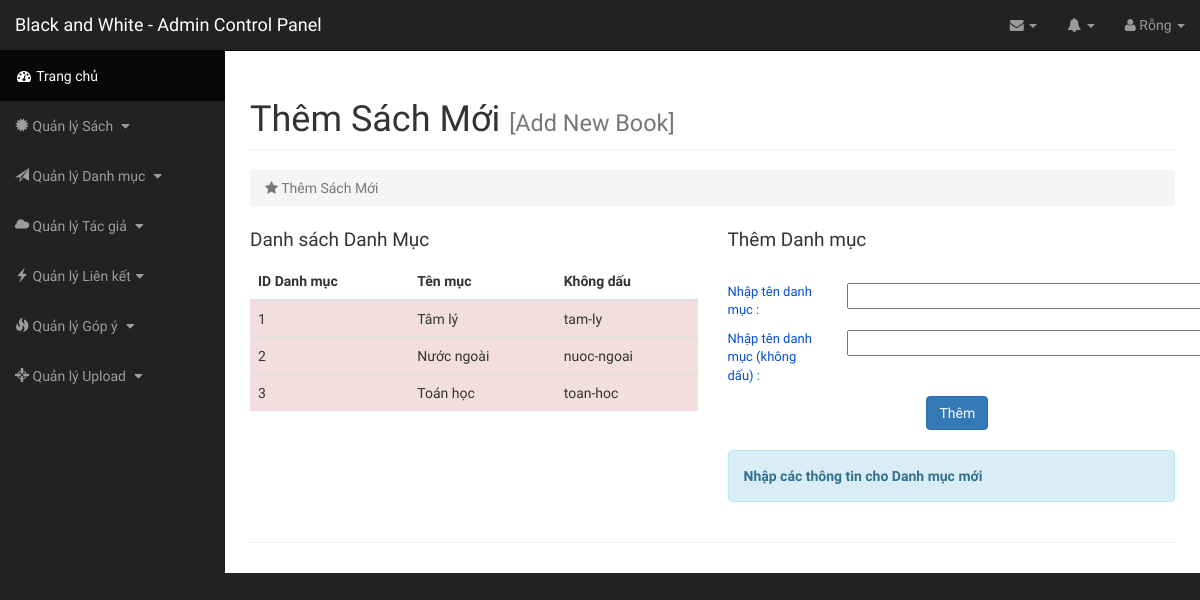
The app's page /admin/index.php?page=them-sach with its own data.
### tables this page shows
CREATE TABLE `category` (
  `catid` int(10) NOT NULL,
  `catname` varchar(200) NOT NULL,
  `catnameseo` varchar(200) NOT NULL
);

### class/Db.class.php (called while the page is built, shortened)
<?php
class Db{
	private $conn = null;
	public function __construct()
	{
		$host ="mysql:host=". HOST."; dbname=". DB_NAME;
		try
		{
			$this->conn = new PDO($host, DB_USER, DB_PASS);
			$this->conn->query("set names 'utf8' ");
		}
		catch (PDOException $e)
		{
			echo "Không thể kết nối cơ sở dữ liệu";
		}
	}
	private function query($sql, $arr = array(), $mode = PDO::FETCH_ASSOC)
	{
		$pre = $this->conn->prepare($sql);
		if(!$pre->execute($arr))
		{
			echo "Không thể thực thi"; exit;
		}
		return $pre->fetchAll($mode);
	}
	public function select($sql, $arr = array(), $mode = PDO::FETCH_ASSOC)
	{
		return $this->query($sql, $arr, $mode);
	}
}
?>

### admin/inc/addbook.php (the view)
<div id="page-wrapper">
    <div class="container-fluid">
        <div class="row">
            <div class="col-lg-12">
                <h1 class="page-header">
                    Thêm Sách Mới <small class="text-muted">[Add New Book]</small>
                </h1>
                <ol class="breadcrumb">
                    <li class="active">
                        <i class="fa fa-star"></i> Thêm Sách Mới
                    </li>
                </ol>
            </div>
        </div>
        <div class="catlist">
          <div class="row">
            <div class="col-sm-6">
              <p class="cat-title">Danh sách Danh Mục</p>
              <table class="table">
      <thead>
        <tr>
          <th>ID Danh mục</th>
          <th>Tên mục</th>
          <th>Không dấu</th>
        </tr>
      </thead>
      <tbody>
        <?php
          $sql = "SELECT * FROM category";
          $rows = $obj->select($sql);
          foreach ($rows as $row) {
        ?>
        <tr class="danger">
          <td class="success"><?php echo $row["catid"]; ?></td>
          <td><?php echo $row["catname"]; ?></td>
          <td><?php echo $row["catnameseo"]; ?></td>
        </tr>
        <?php
          }
        ?>
      </tbody>
    </table>
            </div>
            <div class="col-sm-6">
              <p class="cat-title">Thêm Danh mục </p>
              <br>
              <div class="row">
                <div class="col-sm-3">
                  <p class="newcatname">Nhập tên danh mục :</p>
                </div>
                <div class="col-sm-6">
                <input type="text" name="" class="form-controls" size="40" id="addcat-name">
                </div>
                <div class="col-sm-3" id="checkname">
                </div>
              </div>
              <div class="row">
                <div class="col-sm-3">
                  <p class="newcatname">Nhập tên danh mục (không dấu) :</p>
                </div>
                <div class="col-sm-6">
                <input type="text" name="" class="form-controls" size="40" id="addcat-noname">
                </div>
                <div class="col-sm-3" id="checknoname">
                </div>
              </div>
              <div class="row">
                <div class="col-sm-5">
                </div>
                <div class="col-sm-7">
                  <button type="button" class="btn btn-primary" id="addcat-button">Thêm</button>
                </div>
              </div>
              <br>
              <div class="row">
                <div class="col-sm-12 text-sm-center">
                  <div class="alert alert-info" role="alert" id="addcat-status">
                    <strong>Nhập các thông tin cho Danh mục mới</strong>
                  </div>
                </div>
              </div>
            </div>
          </div>
        </div>
        <hr>
    </div>
</div>

### admin/css/sb-admin.css (style rules this page uses)
body { margin-top: 100px; background-color: #222; }
@media (min-width:768px) { body { margin-top: 50px; } }
#page-wrapper { width: 100%; padding: 0; background-color: #fff; }
@media (min-width:768px) { #page-wrapper { padding: 10px; } }

### admin/css/customcss.css (style rules this page uses)
* body { font-family: 'Fira Sans Extra Condensed', sans-serif; }
p.cat-title { font-weight: 500; font-size: 19px; }
p.newcatname { font-weight: 500; font-size: 13px; color: #054fda; }

### records on screen
category: catid "1", catname "Tâm lý", catnameseo "tam-ly"
category: catid "2", catname "Nước ngoài", catnameseo "nuoc-ngoai"
category: catid "3", catname "Toán học", catnameseo "toan-hoc"
